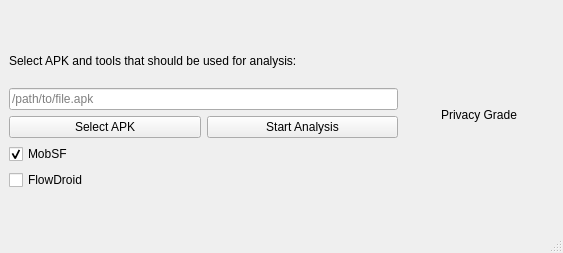
<?xml version="1.0" encoding="UTF-8"?>
<ui version="4.0">
 <class>MainWindow</class>
 <widget class="QMainWindow" name="MainWindow">
  <property name="geometry">
   <rect>
    <x>0</x>
    <y>0</y>
    <width>563</width>
    <height>253</height>
   </rect>
  </property>
  <property name="minimumSize">
   <size>
    <width>150</width>
    <height>150</height>
   </size>
  </property>
  <property name="maximumSize">
   <size>
    <width>10000</width>
    <height>10000</height>
   </size>
  </property>
  <property name="focusPolicy">
   <enum>Qt::NoFocus</enum>
  </property>
  <property name="windowTitle">
   <string>MainWindow</string>
  </property>
  <property name="toolButtonStyle">
   <enum>Qt::ToolButtonIconOnly</enum>
  </property>
  <widget class="QWidget" name="centralwidget">
   <layout class="QVBoxLayout" name="verticalLayout_3">
    <item>
     <layout class="QHBoxLayout" name="horizontalLayout_2">
      <item>
       <layout class="QVBoxLayout" name="verticalLayout">
        <item>
         <widget class="QLabel" name="infoText">
          <property name="text">
           <string>Select APK and tools that should be used for analysis:</string>
          </property>
         </widget>
        </item>
        <item>
         <widget class="QLineEdit" name="displayFile">
          <property name="inputMask">
           <string/>
          </property>
          <property name="readOnly">
           <bool>false</bool>
          </property>
          <property name="placeholderText">
           <string>/path/to/file.apk</string>
          </property>
         </widget>
        </item>
        <item>
         <layout class="QHBoxLayout" name="horizontalLayout">
          <item>
           <widget class="QPushButton" name="selectFile">
            <property name="text">
             <string>Select APK</string>
            </property>
           </widget>
          </item>
          <item>
           <widget class="QPushButton" name="startProcess">
            <property name="text">
             <string>Start Analysis</string>
            </property>
            <property name="shortcut">
             <string>Return</string>
            </property>
           </widget>
          </item>
         </layout>
        </item>
        <item>
         <layout class="QVBoxLayout" name="verticalLayout_2">
          <item>
           <widget class="QCheckBox" name="mobsf">
            <property name="text">
             <string>MobSF</string>
            </property>
            <property name="checked">
             <bool>true</bool>
            </property>
           </widget>
          </item>
          <item>
           <widget class="QCheckBox" name="flow">
            <property name="text">
             <string>FlowDroid</string>
            </property>
           </widget>
          </item>
         </layout>
        </item>
       </layout>
      </item>
      <item>
       <widget class="QLabel" name="gradePlace">
        <property name="minimumSize">
         <size>
          <width>150</width>
          <height>150</height>
         </size>
        </property>
        <property name="maximumSize">
         <size>
          <width>150</width>
          <height>150</height>
         </size>
        </property>
        <property name="baseSize">
         <size>
          <width>0</width>
          <height>0</height>
         </size>
        </property>
        <property name="frameShape">
         <enum>QFrame::NoFrame</enum>
        </property>
        <property name="frameShadow">
         <enum>QFrame::Sunken</enum>
        </property>
        <property name="text">
         <string>Privacy Grade</string>
        </property>
        <property name="scaledContents">
         <bool>true</bool>
        </property>
        <property name="alignment">
         <set>Qt::AlignCenter</set>
        </property>
       </widget>
      </item>
     </layout>
    </item>
   </layout>
  </widget>
  <widget class="QMenuBar" name="menubar">
   <property name="geometry">
    <rect>
     <x>0</x>
     <y>0</y>
     <width>563</width>
     <height>23</height>
    </rect>
   </property>
  </widget>
  <widget class="QStatusBar" name="statusbar"/>
 </widget>
 <resources/>
 <connections/>
</ui>
